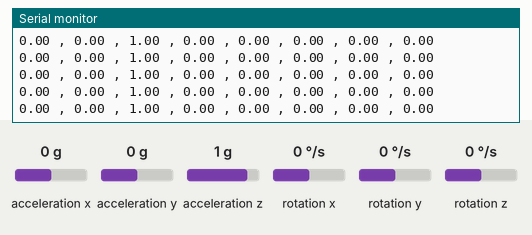
Recording of a sketch running on a simulated ESP32. Shown: the last lines printed to the serial monitor. The inputs (shaded band) are chosen by the test bench; at power-on: acceleration x 0 g, acceleration y 0 g, acceleration z 1 g, rotation x 0 °/s, rotation y 0 °/s, rotation z 0 °/s.

Above: at 1.2 s.
1.3 s: acceleration x set to -1.4 g
At 1.38 s:
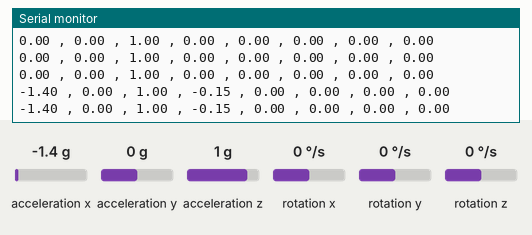
4.3 s: acceleration y set to -1.4 g
At 4.41 s:
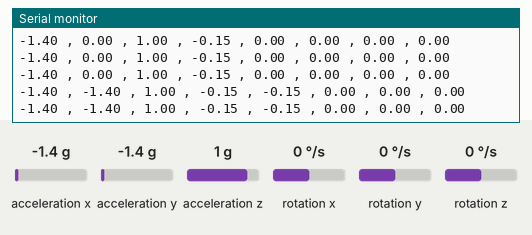
7.3 s: acceleration z set to -1.4 g
At 7.35 s:
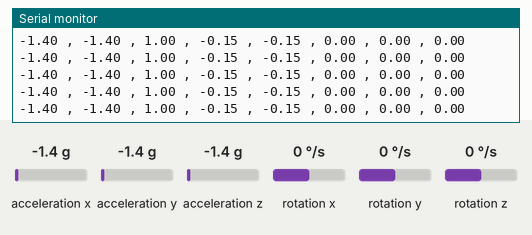
10.3 s: rotation x set to -192 °/s
At 10.41 s:
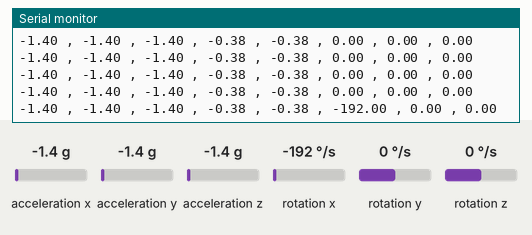
13.3 s: acceleration z set to 0 g
At 13.3 s:
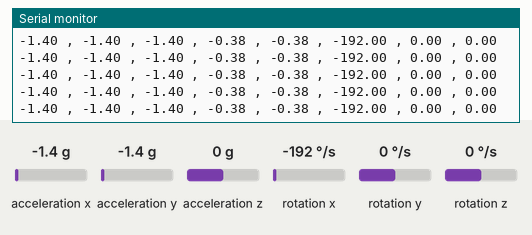
16.3 s: rotation y set to -192 °/s
At 20.26 s:
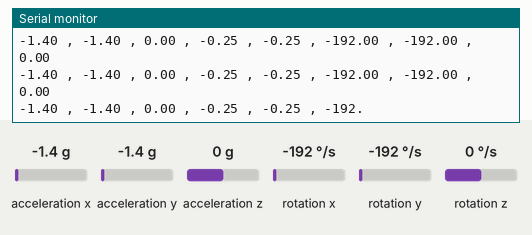
Timing chart, 0 to 20.3 s (numbered marks = the images above; inputs shaded):
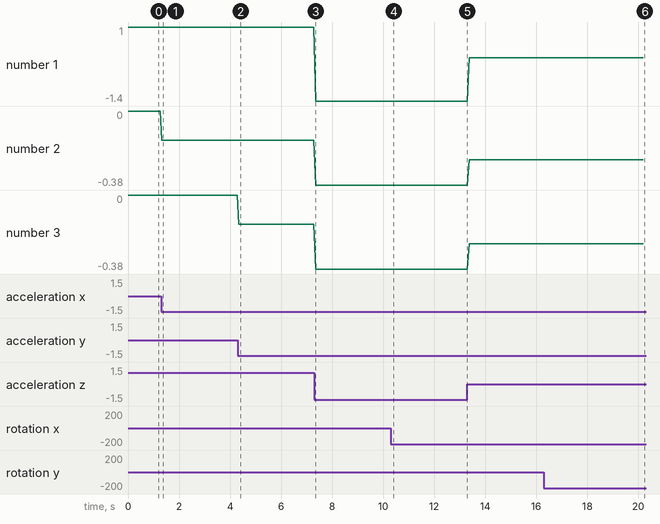

The sketch:

GY91_Serial_Plotting.ino
```cpp
#include <MPU9250_asukiaaa.h>
#include <math.h>
#ifdef _ESP32_HAL_I2C_H_
#define SDA_PIN 4
#define SCL_PIN 5
#endif

MPU9250_asukiaaa mySensor;
float aX, aY, aZ, aSqrt, gX, gY, gZ, mDirection, mX, mY, mZ;

void setup() {
  Serial.begin(9600);
  while(!Serial);

#ifdef _ESP32_HAL_I2C_H_ // For ESP32
  Wire.begin(SDA_PIN, SCL_PIN);
  mySensor.setWire(&Wire);
#endif

  mySensor.beginAccel();
  mySensor.beginGyro();
}

void loop() {
  uint8_t sensorId;
  int result;
  result = mySensor.readId(&sensorId);

  result = mySensor.accelUpdate();
  if (result == 0) {
    aX = mySensor.accelX();
    aY = mySensor.accelY();
    aZ = mySensor.accelZ();
}
  result = mySensor.gyroUpdate();
  if (result == 0) {
    gX = mySensor.gyroX();
    gY = mySensor.gyroY();
    gZ = mySensor.gyroZ();
}
float theta = atan2(aX,aZ)/(2*PI);  // Nose tilt angle
float phi = atan2(aY,aZ)/(2*PI);    // Side tilt angle
  Serial.print(aX);Serial.print(" , ");Serial.print(aY);Serial.print(" , ");Serial.print(aZ);Serial.print(" , ");
  Serial.print(theta);Serial.print(" , ");Serial.print(phi);Serial.print(" , ");
  Serial.print(gX);Serial.print(" , ");Serial.print(gY);Serial.print(" , ");Serial.println(gZ);   // Send Serial data

}
```

Measured:
- after the input at 1.3 s, the serial monitor: prints a new line at once (image 1)
- after the input at 4.3 s, the serial monitor: prints a new line at once (image 2)
- after the input at 10.3 s, the serial monitor: prints a new line after 0.05 s (image 4)
- after the input at 16.3 s, the serial monitor: prints a new line at once (image 6)
- plotted number 2: 0 → -0.15 after the input at 1.3 s, -0.15 → -0.38 after the input at 7.3 s, -0.38 → -0.25 after the input at 13.3 s
- plotted number 3: -0.15 → -0.38 after the input at 7.3 s, -0.38 → -0.25 after the input at 13.3 s
